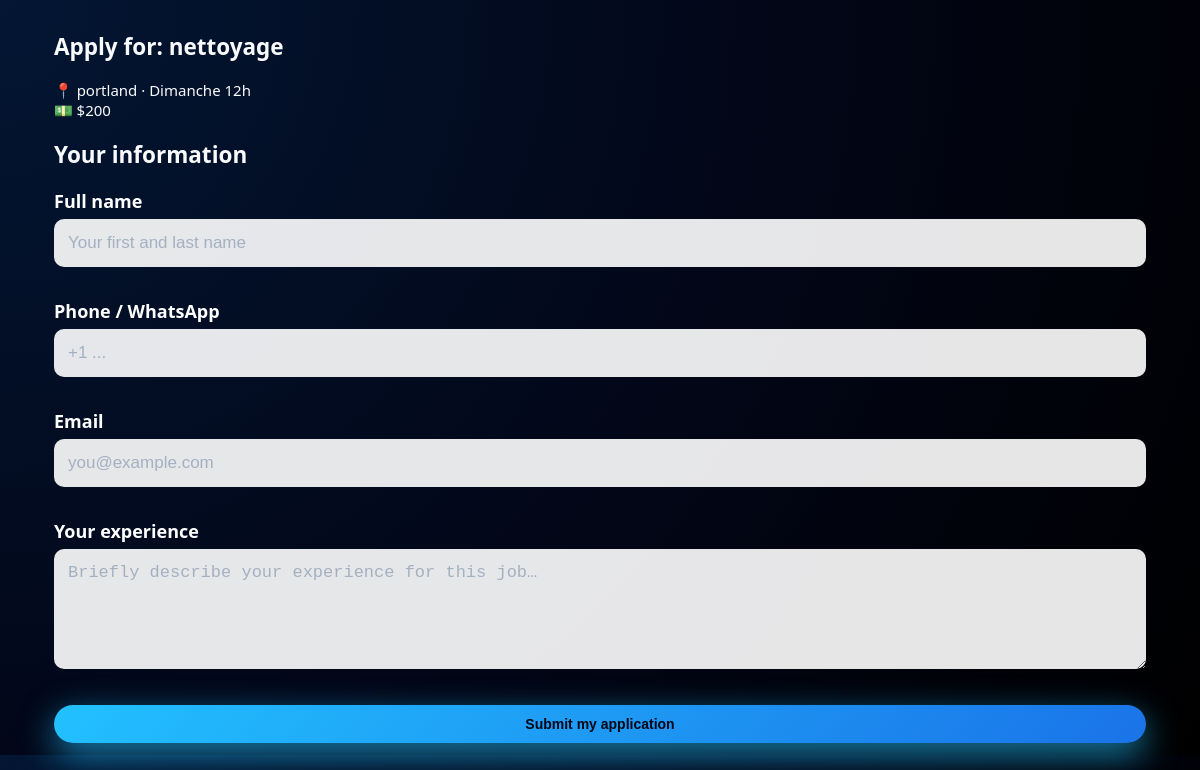
/job/1/apply, run on the app's committed database.
### main.py (models this page shows)
class Job(SQLModel, table=True):
    id: Optional[int] = Field(default=None, primary_key=True)
    title: str
    location: str
    price: int
    hours: str
    badge: Optional[str] = None
    client: Optional[str] = None
    description: Optional[str] = None
    contact_email: Optional[str] = None
    contact_phone: Optional[str] = None
    contact_sms: Optional[str] = None

### main.py (the view)
@app.get("/job/{job_id}/apply", response_class=HTMLResponse)
def apply_form(job_id: int, request: Request, session: Session = Depends(get_session)):
    job = session.get(Job, job_id)
    if not job:
        return HTMLResponse("Job introuvable", status_code=404)
    return templates.TemplateResponse(
        "apply.html",
        {"request": request, "job": job},
    )

### templates/apply.html (shortened to what this page needs)
<!DOCTYPE html>
<html lang="en">
<head>
    <link rel="stylesheet" href="/static/style.css">
</head>
<body class="page-apply">
<div class="page">
<main>
    <section class="apply-hero">
        <h1>Apply for: {{ job.title }}</h1>
        <p class="apply-job-meta">
            📍 {{ job.location }} · {{ job.hours }} <br>
            💵 ${{ job.price }}
        </p>
    </section>
    <section class="apply-form-section">
        <h2>Your information</h2>
        <form method="post" action="/job/{{ job.id }}/apply" class="apply-form">
            <div class="form-row">
                <label for="full_name">Full name</label>
                <input
                    id="full_name"
                    type="text"
                    name="full_name"
                    placeholder="Your first and last name"
                    required
                >
            </div>
            <div class="form-row">
                <label for="phone">Phone / WhatsApp</label>
                <input
                    id="phone"
                    type="text"
                    name="phone"
                    placeholder="+1 ..."
                    required
                >
            </div>
            <div class="form-row">
                <label for="email">Email</label>
                <input
                    id="email"
                    type="email"
                    name="email"
                    placeholder="you@example.com"
                    required
                >
            </div>
            <div class="form-row">
                <label for="experience">Your experience</label>
                <textarea
                    id="experience"
                    name="experience"
                    rows="4"
                    placeholder="Briefly describe your experience for this job…"
                    required
                ></textarea>
            </div>
            <button type="submit" class="primary-btn">
                Submit my application
            </button>
        </form>
    </section>
</main>
</div>
</body>
</html>

### static/style.css (style rules this page uses)
:root { --bg-main: #020617; --bg-card: #02091f; --bg-card-soft: #061428; --accent: #22c1ff; --accent2: #1a73e8; --accent-soft: rgba(34, 193, 255, 0.15); --text-main: #f9fafb; --text-muted: #9ca3af; --danger: #ef4444; --success: #22c55e; --radius-lg: 22px; --radius-pill: 999px; --shadow-soft: 0 18px 60px rgba(15, 23, 42, 0.85); --shadow-card: 0 14px 40px rgba(15, 23, 42, 0.8); }
*, *::before, *::after { box-sizing: border-box; }
html, body { margin: 0; padding: 0; font-family: system-ui, -apple-system, BlinkMacSystemFont, "SF Pro Text", "Segoe UI", sans-serif; background: radial-gradient(circle at top left, #031633, #020617 55%, #000 100%); color: var(--text-main); }
.page { max-width: 1120px; margin: 0 auto; padding: 32px 20px 48px; }
main { display: block; }
.btn-primary, .hero-buttons .btn-primary, .apply-form button, .apply-form .primary-btn, .post-job-form .primary-btn { border: none; border-radius: var(--radius-pill); padding: 11px 22px; font-size: 14px; font-weight: 600; cursor: pointer; background: linear-gradient(135deg, var(--accent), var(--accent2)); color: #020617; box-shadow: 0 12px 35px rgba(34, 193, 255, 0.65); transition: transform 0.12s ease, box-shadow 0.12s ease, opacity 0.12s ease; }
.apply-form, .post-job-form { display: flex; flex-direction: column; gap: 14px; margin-top: 10px; }
.apply-form label, .post-job-form label { font-size: 14px; font-weight: 500; }
.apply-form input, .apply-form textarea, .post-job-form input, .post-job-form textarea { width: 100%; border-radius: 14px; border: 1px solid rgba(148, 163, 184, 0.5); background: rgba(15, 23, 42, 0.95); color: var(--text-main); padding: 10px 12px; font-size: 14px; outline: none; transition: border-color 0.12s ease, box-shadow 0.12s ease, background 0.12s ease; }
.apply-form input::placeholder, .apply-form textarea::placeholder, .post-job-form input::placeholder, .post-job-form textarea::placeholder { color: rgba(148, 163, 184, 0.8); }
.apply-form textarea, .post-job-form textarea { min-height: 110px; resize: vertical; }
.primary-btn { display: inline-block; padding: 10px 20px; border-radius: 999px; background: linear-gradient(135deg, #22c1ff, #1a73e8, #7dd3fc); color: #020617; font-weight: 600; font-size: 14px; text-decoration: none; transition: transform 0.12s ease, box-shadow 0.12s ease; box-shadow: 0 10px 26px rgba(37, 99, 235, 0.55); }
.apply-form input, .apply-form textarea { font-size: 17px; padding: 14px; border-radius: 10px; background: rgba(255,255,255,0.9); border: none; width: 100%; margin-bottom: 18px; color: #000; }
.apply-form label { font-size: 18px; font-weight: 600; margin-bottom: 6px; display: block; color: #fff; }
.apply-form textarea { min-height: 120px; }
body { font-size: 15px; }
.page { padding: 12px 14px; }

### data on the page
Job: title "nettoyage", location "portland", hours "Dimanche 12h", price "200"
